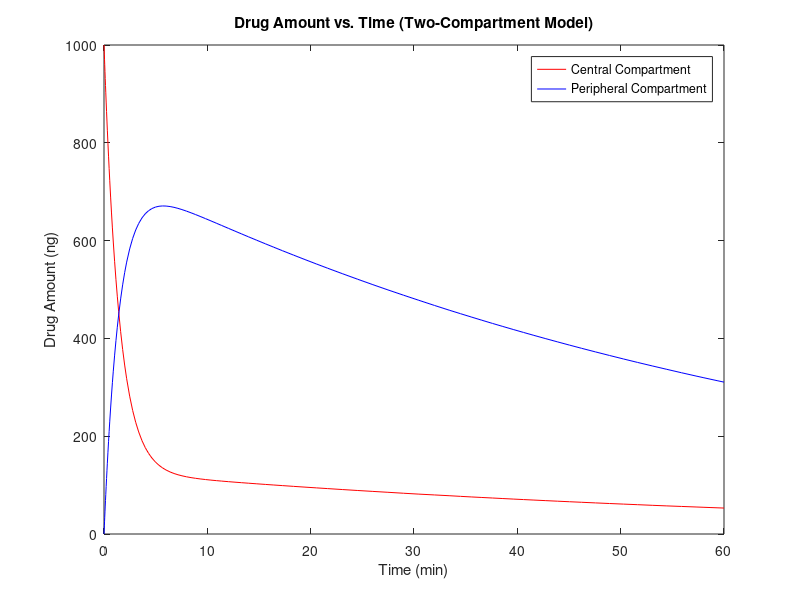

The MATLAB source for this figure:
function two_compartment_model()
    % Parameters for the two-compartment model
    V1 = 100;  % Volume of distribution in central compartment (mL)
    V2 = 100;  % Volume of distribution in peripheral compartment (mL)
    k12 = 50;   % Rate constant for central --> peripheral
    k21 = 10; % Rate constant for peripheral --> central
    ke = 10; % Rate constant for elimination

    % Simulation parameters
    tspan = [0 60];  % Simulation time (minutes)
    initial_conditions = [1000 0];  % Initial drug mass in central and peripheral compartments (ng)

    % Solve the differential equations using ode45
    [t, drug_amounts] = ode45(@(t, y) ode_equations(y, V1, V2, k12, k21, ke), tspan, initial_conditions);

    % Plot drug amounts in the central and peripheral compartments
    figure;
    plot(t, drug_amounts(:, 1), 'r-', t, drug_amounts(:, 2), 'b-');
    xlabel('Time (min)');
    ylabel('Drug Amount (ng)');
    legend('Central Compartment', 'Peripheral Compartment');
    title('Drug Amount vs. Time (Two-Compartment Model)');
end

function dydt = ode_equations(y, V1, V2, k12, k21, ke)
    % Differential equations for the two-compartment model
    C1 = y(1) / V1;  % Concentration in the central compartment (ng/mL)
    C2 = y(2) / V2;  % Concentration in the peripheral compartment (ng/mL)

    % Rate of change of drug amounts in each compartment
    dydt = [k21 * C2 * (V2/V1) - k12 * C1 - ke * C1;  % Rate of change in the central compartment
            k12 * C1 * (V1/V2) - k21 * C2  % Rate of change in the peripheral compartment
            ]; 
end
